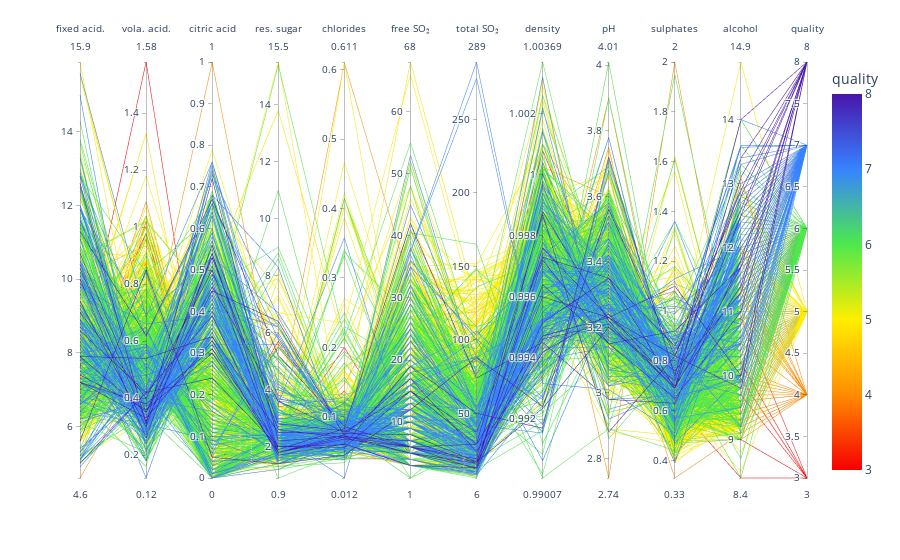

This figure's notebook cell:
### Code cell
fig = parallel_coordinates(df, color="quality", labels=labels, color_continuous_scale=colors)
fig.show()

### Figure 1 — Plotly figure (JSON) as saved in the notebook; plotly's stock layout.template omitted (floating-point values rounded to 4 significant figures; data arrays with more than 128 entries replaced by an {"elided": "..."} marker saying what was removed)
{"data": [{"dimensions": [{"label": "fixed acid.", "values": {"elided": "1143 float values"}}, {"label": "vola. acid.", "values": {"elided": "1143 float values"}}, {"label": "citric acid", "values": {"elided": "1143 float values"}}, {"label": "res. sugar", "values": {"elided": "1143 float values"}}, {"label": "chlorides", "values": {"elided": "1143 float values"}}, {"label": "free SO₂", "values": {"elided": "1143 float values"}}, {"label": "total SO₂", "values": {"elided": "1143 float values"}}, {"label": "density", "values": {"elided": "1143 float values"}}, {"label": "pH", "values": {"elided": "1143 float values"}}, {"label": "sulphates", "values": {"elided": "1143 float values"}}, {"label": "alcohol", "values": {"elided": "1143 float values"}}, {"label": "quality", "values": {"elided": "1143 int values"}}], "domain": {"x": [0, 1], "y": [0, 1]}, "line": {"color": {"elided": "1143 int values"}, "coloraxis": "coloraxis"}, "name": "", "type": "parcoords"}], "layout": {"coloraxis": {"colorbar": {"title": {"text": "quality"}}, "colorscale": [[0, "#F60000"], [0.2, "#FF8C00"], [0.4, "#FFEE00"], [0.6, "#4DE94C"], [0.8, "#3783FF"], [1, "#4815AA"]]}, "legend": {"tracegroupgap": 0}, "margin": {"t": 60}}}
